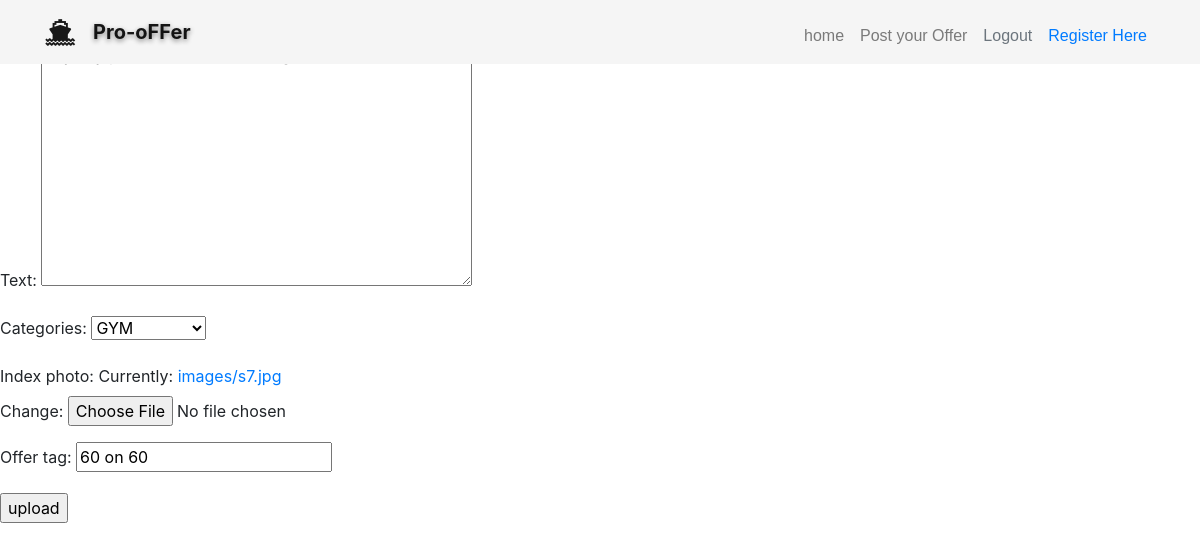
The app's page /edit/1/ (signed in) with its own data.
### interface/models.py (models this page shows, shortened)
class Offer_discription(models.Model):
	user = models.ForeignKey(settings.AUTH_USER_MODEL,default=1,on_delete=models.CASCADE)
	shop_name = models.CharField(max_length=100)
	text = models.TextField()
	offer_tag = models.CharField(max_length =100 , default="initial")
	index_photo = models.ImageField(upload_to='images/', default="/media/off2.jpg")
	categories = models.ForeignKey(Categories,related_name='offers',on_delete=models.CASCADE)
	address = models.TextField(max_length=100)
	ready_post = models.BooleanField(default=True)
	likes = models.ManyToManyField(User, blank=True, related_name='post_likes', default=0)
	slug = models.SlugField(unique=True, blank=True)
	comments = models.IntegerField(default=0)

### interface/views.py (the view)
# urls.py: url(r"edit/(?P<pk>\d+)/$",views.EditPost.as_view(),name="edit"),
class EditPost(LoginRequiredMixin, UpdateView):
    model = models.Offer_discription
    form_class = Offer_discriptionForm
    template_name = 'edit_offer.html'
    def dispatch(self, request,*args,**kwargs):
        obj = self.get_object()
        if obj.user != self.request.user:
            return Http404("Your are not allowed to edit this post")
        return super(EditPost, self).dispatch(request,*args,**kwargs)

### interface/forms.py
class Offer_discriptionForm(forms.ModelForm):
	class Meta():
		model = Offer_discription
		fields=('text','categories','index_photo','offer_tag')

### interface/models.py (called while the page is built)
	def __str__(self):
		return self.filters

### interface/templatetags/custom_tag.py (called while the page is built)
@register.simple_tag
def get_all_categories():
    return Categories.objects.all()

### templates/edit_offer.html (shortened to what this page needs)
<!DOCTYPE html>
{% extends "base.html" %}
{% load staticfiles %}
{% block body_block %}
{% if user.is_authenticated and user.userprofileinfo.is_verifieduser %}
<form action="{% url 'edit' pk=object.pk %}" method="POST" enctype="multipart/form-data">
{{form.as_p}}
<input type="submit" value="upload" name="upload_offer">
</form>
{% else %}
<h1> Login First </h1>
<p><a href="{% url 'interface:user_login' %}">Login</a></p>
<p><a class="nav-link" href="{%url 'interface:register'%}">Register Here</a></p>
{% endif %}
{% endblock %}

### records on screen
Offer_discription: text "buy any product of min 60 and get 60 off", categories "GYM", offer_tag "60 on 60"
